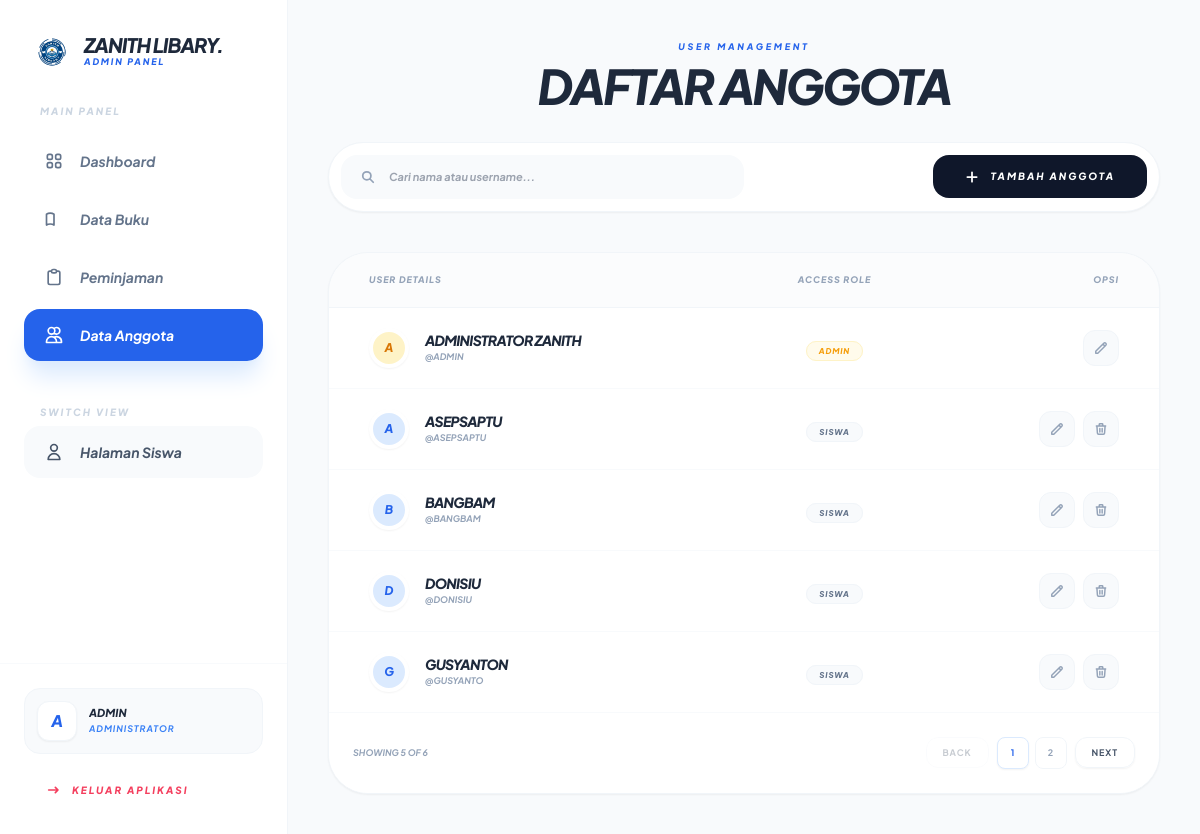
The page /admin/anggota.php (signed in) on the database its author committed.
### tables this page shows
CREATE TABLE `users` (
  `id_user` int(11) NOT NULL,
  `username` varchar(50) NOT NULL,
  `password` varchar(255) NOT NULL,
  `nama_lengkap` varchar(100) NOT NULL,
  `telepon` varchar(15) DEFAULT NULL,
  `role` enum('admin','siswa') NOT NULL
);

### admin/anggota.php (the view, shortened to what this page needs)
<?php
require_once '../config/database.php';
$query_users = mysqli_query($conn, "SELECT * FROM users ORDER BY role ASC, nama_lengkap ASC");
?>
<!DOCTYPE html>
<html lang="id">
<head>
    <script src="https://cdn.tailwindcss.com"></script>
</head>
<body class="flex flex-col md:flex-row min-h-screen relative overflow-x-hidden">
    <?php include 'include/header.php'; ?>
    <main class="flex-1 p-5 md:p-10 w-full flex flex-col items-center">
        <div class="mb-10 mt-4 md:mt-0 flex flex-col items-center text-center w-full max-w-6xl">
            <p class="text-[9px] font-black text-blue-600 uppercase tracking-[0.3em] italic mb-2">User Management</p>
            <h2 class="text-3xl md:text-5xl font-black text-slate-800 tracking-tighter italic uppercase leading-none mb-8">Daftar Anggota</h2>
            <div class="flex flex-col md:flex-row items-center justify-between gap-4 w-full bg-white p-3 rounded-[2.5rem] shadow-sm border border-slate-100">
                <div class="relative w-full md:w-1/2">
                    <input type="text" id="searchInput" onkeyup="liveSearch()" placeholder="Cari nama atau username..." class="w-full bg-slate-50 border-none rounded-2xl px-12 py-3.5 text-[11px] font-bold text-slate-700 italic focus:ring-2 focus:ring-blue-100 transition-all outline-none">
                    <svg xmlns="http://www.w3.org/2000/svg" class="h-3.5 w-3.5 absolute left-5 top-1/2 -translate-y-1/2 text-slate-400" fill="none" viewBox="0 0 24 24" stroke="currentColor"><path stroke-linecap="round" stroke-linejoin="round" stroke-width="3" d="M21 21l-6-6m2-5a7 7 0 11-14 0 7 7 0 0114 0z" /></svg>
                </div>
                <button onclick="openUserModal()" class="w-full md:w-auto bg-slate-900 text-white px-8 py-3.5 rounded-2xl text-[10px] font-black uppercase tracking-[0.2em] italic hover:bg-blue-600 transition-all active:scale-95 flex items-center justify-center gap-3">
                    <svg xmlns="http://www.w3.org/2000/svg" class="h-3.5 w-3.5" fill="none" viewBox="0 0 24 24" stroke="currentColor"><path stroke-linecap="round" stroke-linejoin="round" stroke-width="3" d="M12 4v16m8-8H4" /></svg>
                    Tambah Anggota
                </button>
            </div>
        </div>
        <div class="bg-white border border-slate-100 rounded-[2.5rem] shadow-sm overflow-hidden w-full max-w-6xl">
            <div class="overflow-x-auto no-scrollbar">
                <table class="w-full text-left min-w-[700px]">
                    <thead>
                        <tr class="bg-slate-50/50 border-b border-slate-100 uppercase italic">
                            <th class="px-10 py-5 text-[9px] font-black text-slate-400 tracking-widest">User Details</th>
                            <th class="px-10 py-5 text-[9px] font-black text-slate-400 tracking-widest text-center">Access Role</th>
                            <th class="px-10 py-5 text-[9px] font-black text-slate-400 tracking-widest text-right">Opsi</th>
                        </tr>
                    </thead>
                    <tbody class="divide-y divide-slate-50" id="userTableBody">
                        <?php while($user = mysqli_fetch_assoc($query_users)): ?>
                        <tr class="hover:bg-slate-50/50 transition-all group user-row-item"
                            data-nama="<?= strtoupper($user['nama_lengkap']); ?>"
                            data-user="<?= strtoupper($user['username']); ?>">
                            <td class="px-10 py-5">
                                <div class="flex items-center gap-4">
                                    <div class="w-10 h-10 <?= $user['role'] == 'admin' ? 'bg-amber-100 text-amber-600' : 'bg-blue-100 text-blue-600' ?> rounded-full flex items-center justify-center font-black italic text-xs border-4 border-white shadow-sm uppercase">
                                        <?= substr($user['nama_lengkap'], 0, 1); ?>
                                    </div>
                                    <div>
                                        <p class="font-black text-slate-800 text-sm uppercase italic tracking-tighter leading-tight"><?= $user['nama_lengkap']; ?></p>
                                        <p class="text-[9px] text-slate-400 font-bold italic uppercase">@<?= $user['username']; ?></p>
                                    </div>
                                </div>
                            </td>
                            <td class="px-10 py-5 text-center">
                                <span class="px-3 py-1 rounded-full text-[8px] font-black uppercase tracking-widest italic border <?= $user['role'] == 'admin' ? 'bg-amber-50 text-amber-500 border-amber-100' : 'bg-slate-50 text-slate-500 border-slate-100' ?>">
                                    <?= $user['role']; ?>
                                </span>
                            </td>
                            <td class="px-10 py-5 text-right">
                                <div class="flex justify-end gap-2">
                                    <button onclick='openUserModal(<?= json_encode($user); ?>)' class="p-2.5 bg-slate-50 text-slate-400 hover:bg-blue-50 hover:text-blue-600 rounded-xl transition-all border border-slate-100">
                                        <svg xmlns="http://www.w3.org/2000/svg" class="h-3.5 w-3.5" fill="none" viewBox="0 0 24 24" stroke="currentColor"><path stroke-linecap="round" stroke-linejoin="round" stroke-width="2.5" d="M15.232 5.232l3.536 3.536m-2.036-5.036a2.5 2.5 0 113.536 3.536L6.5 21.036H3v-3.572L16.732 3.732z" /></svg>
                                    </button>
                                    <?php if($user['id_user'] != $_SESSION['id_user']): ?>
                                    <a href="?hapus=<?= $user['id_user']; ?>" onclick="return confirm('Hapus user ini?')" class="p-2.5 bg-slate-50 text-slate-400 hover:bg-rose-50 hover:text-rose-600 rounded-xl transition-all border border-slate-100">
                                    </a>
                                    <?php endif; ?>
                                </div>
                            </td>
                        </tr>
                        <?php endwhile; ?>
                    </tbody>
                </table>
            </div>
            <div class="p-6 border-t border-slate-50 flex flex-col md:flex-row items-center justify-between gap-4 bg-white">
                <p class="text-[9px] font-bold text-slate-400 uppercase italic">Showing <span id="showingCount">0</span> of <span id="totalCount">0</span></p>
                <div class="flex items-center gap-2">
                    <button id="prevBtn" class="px-4 py-2 rounded-xl border border-slate-100 text-[9px] font-bold text-slate-600 uppercase tracking-widest hover:bg-slate-50 transition-all">Back</button>
                    <div class="flex gap-1.5" id="paginationNumbers"></div>
                    <button id="nextBtn" class="px-4 py-2 rounded-xl border border-slate-100 text-[9px] font-bold text-slate-600 uppercase tracking-widest hover:bg-slate-50 transition-all shadow-sm">Next</button>
                </div>
            </div>
        </div>
    </main>
</body>
</html>

### admin/anggota.php (style rules this page uses)
body { font-family: 'Plus Jakarta Sans', sans-serif; background-color: #f8fafc; }

### rows shown on the page
users: nama_lengkap "A", nama_lengkap "ADMINISTRATOR ZANITH", username "ADMIN", role "ADMIN"
users: nama_lengkap "A", nama_lengkap "ASEPSAPTU", username "ASEPSAPTU", role "SISWA"
users: nama_lengkap "B", nama_lengkap "BANGBAM", username "BANGBAM", role "SISWA"
users: nama_lengkap "D", nama_lengkap "DONISIU", username "DONISIU", role "SISWA"
users: nama_lengkap "G", nama_lengkap "GUSYANTON", username "GUSYANTO", role "SISWA"

### other values the page prints
$initial "A"
$display_name "ADMIN"
